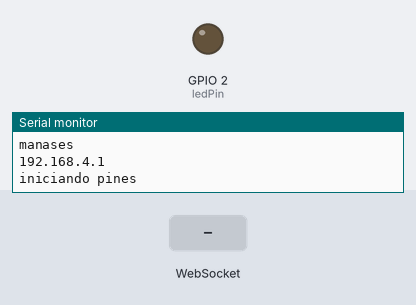
A program run on a simulated ESP32. On the bench: output pins drawn as LEDs (lit = HIGH), the last lines printed to the serial monitor. The test bench sets the inputs (shaded band).

Above: at 1.2 s.
1.3 s: WebSocket text "ledon" received
At 2.0 s:
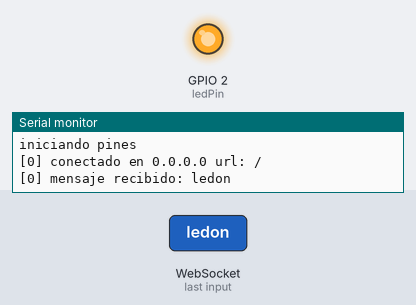
2.8 s: WebSocket text "ledoff" received
At 3.1 s:
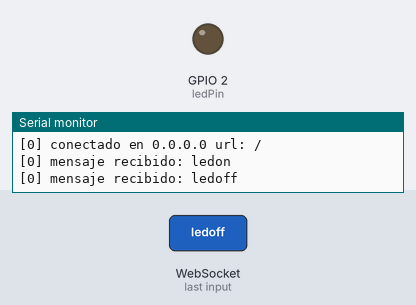
Timing chart, 0 to 5.8 s (numbered marks = the images above; inputs shaded):
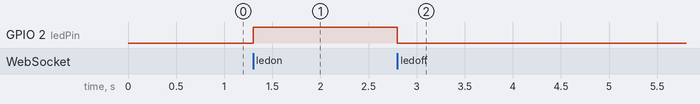

Measured:
- after the input at 1.3 s, GPIO 2 (ledPin): LOW → HIGH at once
- after the input at 2.8 s, GPIO 2 (ledPin): HIGH → LOW at once

The program:

main.cpp
```cpp
#include <Arduino.h>
#include <ESPAsyncWebServer.h>
#include <WebSocketsServer.h>
#include <WiFi.h>


AsyncWebServer server(80);
WebSocketsServer Websockets(81);

#define ledPin 2

const char* page="<!doctype html>"
"<html lang=en>"
"<head>"
"<meta charset=UTF-8>"
"<meta name=viewport content='width=device-width,initial-scale=1'>"
"<title>Document</title>"
"</head>"
"<body>"
"<div style='text-align:center'>"
"<h1>ESP32 control panel</h1>"
"<h3>led</h3>"
"<button onclick='turnOn()'>encender</button>"
"<button onclick='turnOff()'>apagar</button>"
"</div>"
"<script>let socketConnetion=new WebSocket(`ws://${location.hostname}:81/`);const turnOff=()=>socketConnetion.send('ledoff'),turnOn=()=>socketConnetion.send('ledon')</script>"
"</body>"
"</html>";


void notFound(AsyncWebServerRequest *request){
    request->send(404, "text/plain", "pagina no encontrada");
}


void webSocketEvent(uint8_t num, WStype_t type, uint8_t *payload, size_t lenght){
    switch(type){
        case WStype_DISCONNECTED:
            Serial.printf("[%u]] desconectado\n", num);
            break;

        case WStype_CONNECTED:
            {
                IPAddress ip = Websockets.remoteIP(num);
                Serial.printf("[%u] conectado en %d.%d.%d.%d url: %s\n", num, ip[0], ip[1], ip[2], ip[3], payload);
                Websockets.sendTXT(num, "conectado en servidor: ");
            }
            break;

        case WStype_TEXT:
            Serial.printf("[%u] mensaje recibido: %s\n", num, payload);
            String msg = String((char *)(payload));

            if(msg.equalsIgnoreCase("ledon")){
                digitalWrite(ledPin, HIGH);
            }
            if(msg.equalsIgnoreCase("ledoff")){
                digitalWrite(ledPin, LOW);
            }
    }
}


void setup(){
    Serial.begin(115200);
    Serial.println("INICIANDO COMUNICACION SERIAL");

    WiFi.softAP("manases", "");
    Serial.println("\n\n\nmanases");
    Serial.println(WiFi.softAPIP());


    Serial.println("\n\n\niniciando pines");
    pinMode(ledPin, OUTPUT);


    server.on("/", HTTP_GET, [](AsyncWebServerRequest *request)
    {request->send(200, "text/html", page);});

    server.onNotFound(notFound);
    server.begin();

    Websockets.begin();
    Websockets.onEvent(webSocketEvent);

}

void loop(){
    Websockets.loop();
}
```
